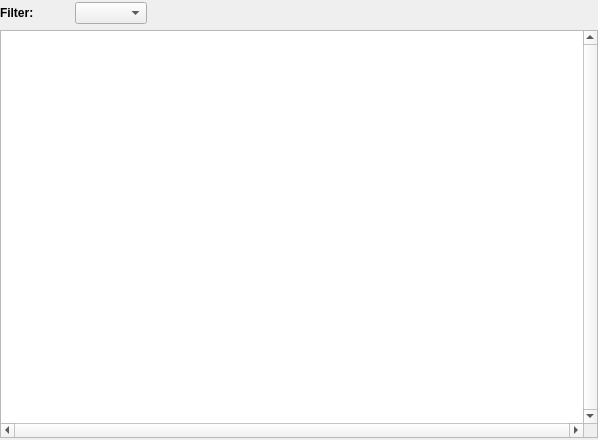
<?xml version="1.0" encoding="UTF-8"?>
<ui version="4.0">
 <class>BrowseInsurancesClass</class>
 <widget class="QWidget" name="BrowseInsurancesClass">
  <property name="geometry">
   <rect>
    <x>0</x>
    <y>0</y>
    <width>598</width>
    <height>440</height>
   </rect>
  </property>
  <property name="windowTitle">
   <string>Kostenträger</string>
  </property>
  <layout class="QGridLayout">
   <property name="leftMargin">
    <number>0</number>
   </property>
   <property name="topMargin">
    <number>2</number>
   </property>
   <property name="rightMargin">
    <number>0</number>
   </property>
   <property name="bottomMargin">
    <number>2</number>
   </property>
   <item row="1" column="0" colspan="8">
    <widget class="QTableView" name="tvInsurances">
     <property name="verticalScrollBarPolicy">
      <enum>Qt::ScrollBarAlwaysOn</enum>
     </property>
     <property name="horizontalScrollBarPolicy">
      <enum>Qt::ScrollBarAlwaysOn</enum>
     </property>
     <property name="alternatingRowColors">
      <bool>true</bool>
     </property>
     <property name="selectionMode">
      <enum>QAbstractItemView::SingleSelection</enum>
     </property>
     <property name="selectionBehavior">
      <enum>QAbstractItemView::SelectRows</enum>
     </property>
     <property name="sortingEnabled">
      <bool>true</bool>
     </property>
    </widget>
   </item>
   <item row="0" column="0">
    <widget class="QLabel" name="label">
     <property name="font">
      <font>
       <weight>75</weight>
       <bold>true</bold>
      </font>
     </property>
     <property name="text">
      <string>Filter:</string>
     </property>
    </widget>
   </item>
   <item row="0" column="1">
    <widget class="QComboBox" name="cbFilter"/>
   </item>
  </layout>
 </widget>
 <layoutdefault spacing="6" margin="11"/>
 <resources/>
 <connections/>
</ui>
